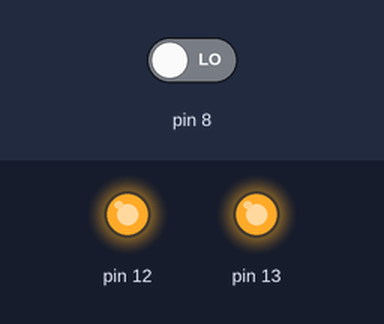
A sketch run on a simulated Arduino Uno, built with avr-gcc and run on an emulated ATmega328P. Shown: output pins drawn as LEDs (lit = HIGH). Inputs (shaded band) come from the test bench; at power-on: pin 8 LOW.

Above: at 1.2 s.
1.3 s: pin 8 driven HIGH
At 1.7 s:
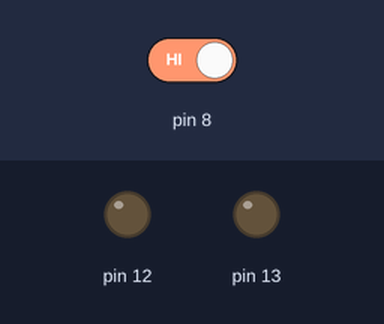
2.8 s: pin 8 driven LOW
At 4.0 s:
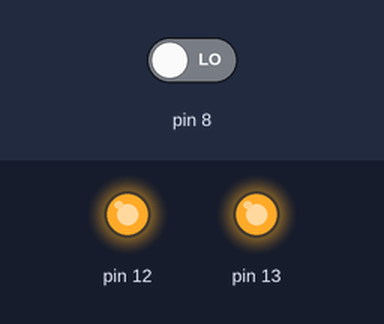
Timing chart, 0 to 5.8 s (numbered marks = the images above; inputs shaded):
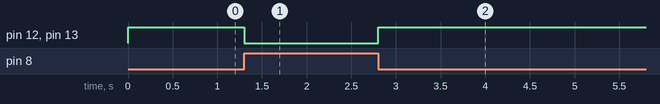

Measured:
- after the input at 1.3 s, pin 12, pin 13: HIGH → LOW at once
- after the input at 2.8 s, pin 12, pin 13: LOW → HIGH at once

The sketch:

experiment1hw.ino
```cpp
void setup() {
  // put your setup code here, to run once:
pinMode(13,OUTPUT);
pinMode(12,OUTPUT);
pinMode(8,INPUT);
}

void loop() {
  // put your main code here, to run repeatedly:

int value=digitalRead(8);


if(value==HIGH)
{
digitalWrite(13,LOW);
digitalWrite(12,LOW);


}
else
{
  digitalWrite(13,HIGH);
digitalWrite(12,HIGH);
}
}
```
